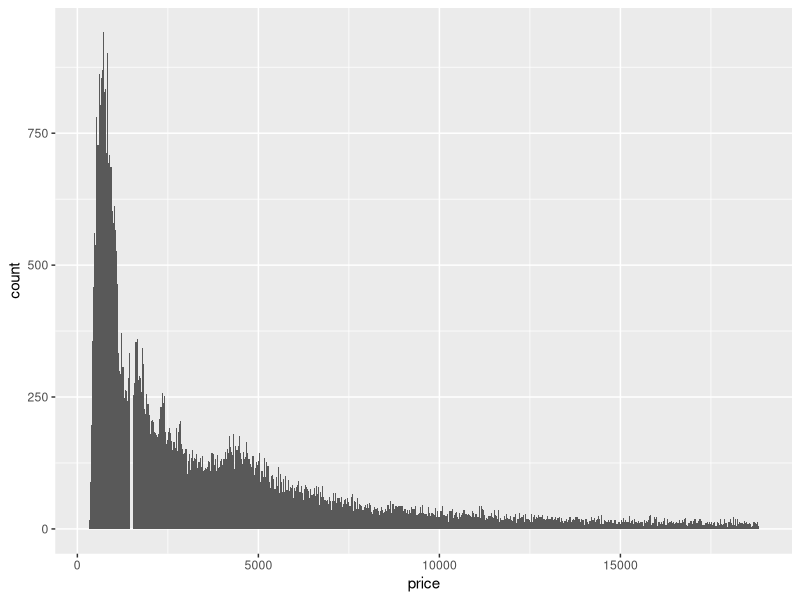
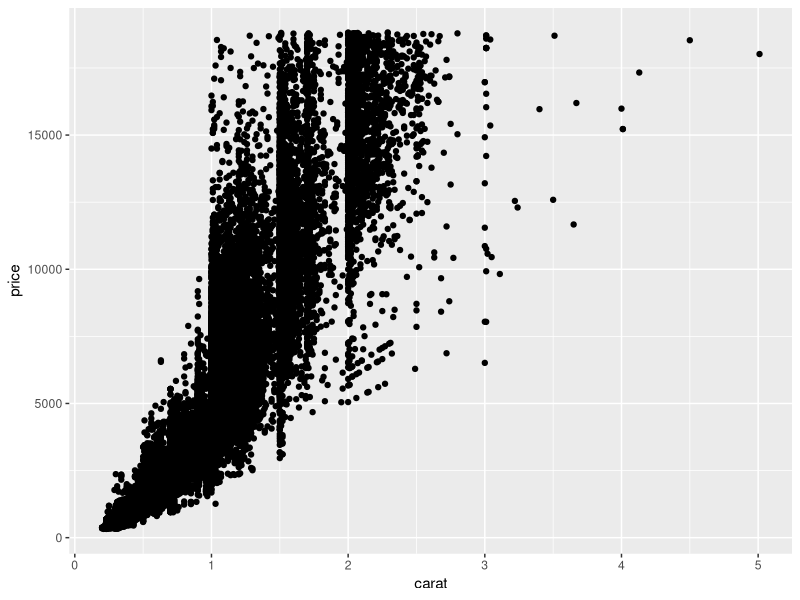
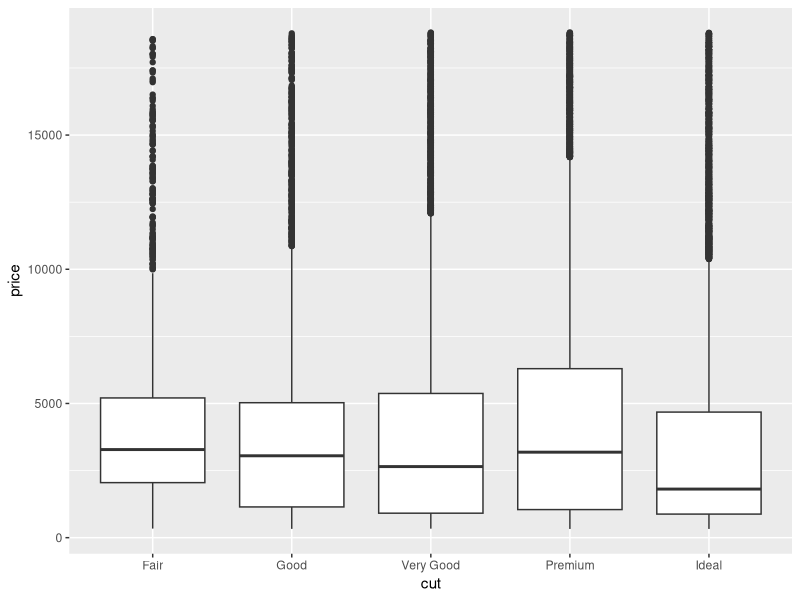
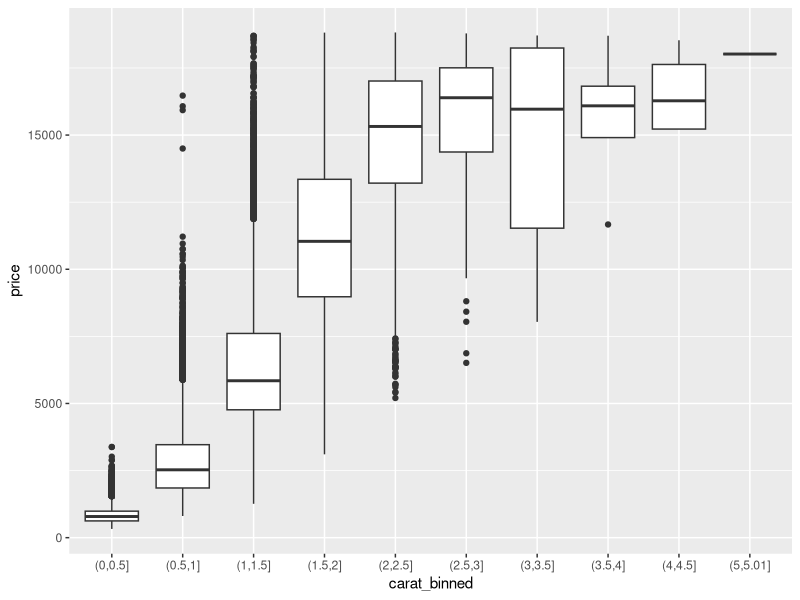

Write the R code that produced these figures, in order. (Note: this script raises an error after producing the figures.)
##Michael Starnes
##Professor Boichuck
##GCOM 7140
library(tidyverse)



#Question 1
#Most of the diamonds are relatively inexpensive, but there is a decreasing amount of diamonds that still exist in the most expensive categories
  ggplot(data = diamonds)  + 
    geom_histogram(mapping = aes(x=price), binwidth = 30)
  
#Question 2
#Looking at the chart, it is clear that carat size is the most important factor in relative terms 
  ggplot(diamonds, aes(x=carat, y=price)) + 
    geom_point()
  
  
  ggplot(diamonds, aes(x=cut, y=price)) + 
    geom_boxplot()
  
  diamonds %>%
    mutate(carat_binned = cut(carat, breaks=c(seq(0, max(carat), .5), max(carat)))) %>%
    ggplot(., aes(x=carat_binned, y=price)) + 
    geom_boxplot()
  
  
#Question 3
  mutate(price_binned = cut(price, breaks=c(seq(0,  max(price), 5000), Inf), dig.lab=10))
  
  diamonds %>% 
    filter(!is.na(carat), !is.na(price)) %>%
    mutate(price_binned = cut(price, breaks=c(seq(0, max(price), 5000), 
                                              max(price)), dig.lab=10)) %>%
    ggplot(., aes(price_binned, carat)) + 
    geom_boxplot()